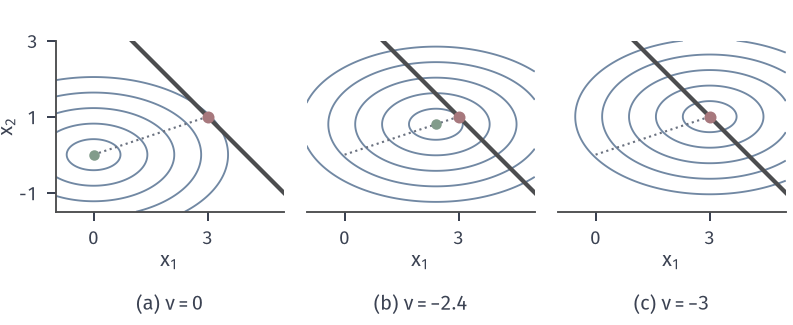

This chart was generated by the following Python code:
from pathlib import Path
import sys
ROOT = next(p for p in Path(__file__).resolve().parents if (p/'build.sh').is_file() and (p/'tex/book.tex').is_file())
sys.path.insert(0, str(ROOT/'figures/00-shared/mathematical-preliminaries-upper/00-shared/comprehension-figures'))
from support import figure, save, BLUE, GREEN, YELLOW, RED, PURPLE, INK, MUTED, GRID, BLUE_FILL, GREEN_FILL, YELLOW_FILL, RED_FILL, PURPLE_FILL
import numpy as np
HERE = Path(__file__).resolve().parent
STROKE = '#4C4D4F'
def panel(fig, left, right, top, bottom, wspace=.25, hspace=.2):
    fig.set_layout_engine(None)
    fig.subplots_adjust(left=left, right=right, top=top, bottom=bottom, wspace=wspace, hspace=hspace)
def tag(fig, ax, s, y=.03):
    p = ax.get_position(); fig.text((p.x0+p.x1)/2, y, s, ha='center', va='bottom')
def opt(ax, x, y, ms=4.8, z=7): ax.plot([x],[y],'o',ms=ms,color=RED,mew=0,zorder=z)
def it(ax, x, y, ms=4.2, z=6, c=GREEN): ax.plot([x],[y],'o',ms=ms,color=c,mew=0,zorder=z)
def bare(ax): ax.set_aspect('equal'); 
# Running example: f(x)=x1^2/2+3x2^2/2, h(x)=x1+x2-4, x*=(3,1), nu*=-3.
G = np.diag([1.,3.]); A1 = np.ones(2)
def fq(X,Y): return .5*X**2+1.5*Y**2
def line(ax,lo=-2,hi=7):
    t=np.array([lo,hi]); ax.plot(t,4-t,color=STROKE,lw=1.7,solid_capstyle='butt',zorder=3)

fig,axs=figure(width_mm=112,height_mm=46,ncols=3)
panel(fig,.07,.99,.97,.25,wspace=.1)
X,Y=np.meshgrid(np.linspace(-1,5,500),np.linspace(-1.5,3,500))
for ax,nu in zip(axs,(0,-2.4,-3)):
    c=np.array([-nu,-nu/3])
    ax.contour(X,Y,.5*(X-c[0])**2+1.5*(Y-c[1])**2,levels=[.25,1,2.25,4,6.25],colors=BLUE,linewidths=.75)
    line(ax)
    if nu!=-3: it(ax,*c)
    opt(ax,3,1)
    ax.plot([0,3],[0,1],color=MUTED,lw=.85,ls=':')
    ax.set_xlim(-1,5);ax.set_ylim(-1.5,3);ax.set_aspect('equal');ax.set_xticks([0,3]);ax.set_yticks([-1,1,3] if ax is axs[0] else []);ax.set_xlabel('$x_1$',labelpad=1)
    if ax is not axs[0]: ax.spines['left'].set_visible(False)
axs[0].set_ylabel('$x_2$',labelpad=1)
fig.canvas.draw()
for ax,l in zip(axs,('(a) $\\nu=0$','(b) $\\nu=-2.4$','(c) $\\nu=-3$')): tag(fig,ax,l)
save(fig,HERE,'figure',{'L':'f+nu*(x1+x2-4)','x(nu)':'-nu*(1,1/3)'})
